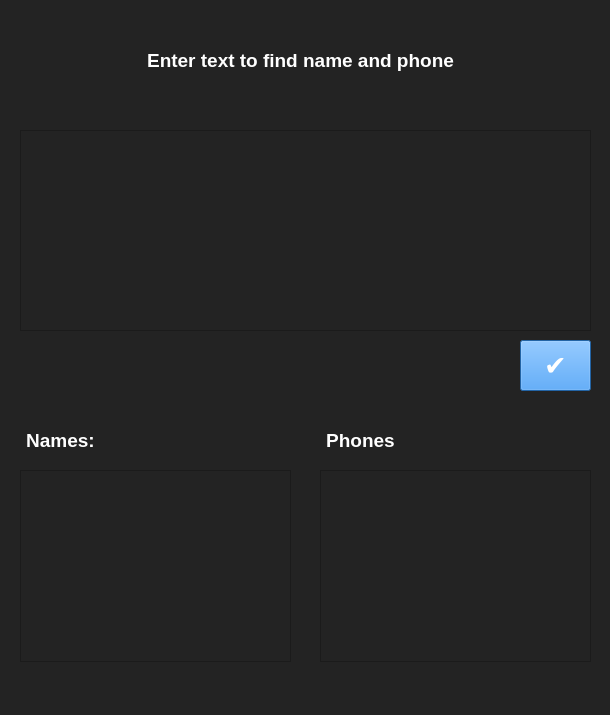
<?xml version="1.0" encoding="UTF-8"?>
<ui version="4.0">
 <class>Dialog</class>
 <widget class="QDialog" name="Dialog">
  <property name="geometry">
   <rect>
    <x>0</x>
    <y>0</y>
    <width>610</width>
    <height>715</height>
   </rect>
  </property>
  <property name="windowTitle">
   <string>Find Name and Phone</string>
  </property>
  <property name="styleSheet">
   <string notr="true">background-color:#232323</string>
  </property>
  <widget class="QTextBrowser" name="textBrowser">
   <property name="geometry">
    <rect>
     <x>20</x>
     <y>470</y>
     <width>271</width>
     <height>192</height>
    </rect>
   </property>
   <property name="font">
    <font>
     <pointsize>10</pointsize>
     <weight>75</weight>
     <bold>true</bold>
    </font>
   </property>
   <property name="styleSheet">
    <string notr="true">color:white</string>
   </property>
  </widget>
  <widget class="QTextEdit" name="textEdit">
   <property name="geometry">
    <rect>
     <x>20</x>
     <y>130</y>
     <width>571</width>
     <height>201</height>
    </rect>
   </property>
   <property name="font">
    <font>
     <pointsize>10</pointsize>
     <weight>75</weight>
     <bold>true</bold>
    </font>
   </property>
   <property name="styleSheet">
    <string notr="true">color:white</string>
   </property>
   <property name="html">
    <string>&lt;!DOCTYPE HTML PUBLIC &quot;-//W3C//DTD HTML 4.0//EN&quot; &quot;http://www.w3.org/TR/REC-html40/strict.dtd&quot;&gt;
&lt;html&gt;&lt;head&gt;&lt;meta name=&quot;qrichtext&quot; content=&quot;1&quot; /&gt;&lt;style type=&quot;text/css&quot;&gt;
p, li { white-space: pre-wrap; }
&lt;/style&gt;&lt;/head&gt;&lt;body style=&quot; font-family:'MS Shell Dlg 2'; font-size:10pt; font-weight:600; font-style:normal;&quot;&gt;
&lt;p style=&quot;-qt-paragraph-type:empty; margin-top:0px; margin-bottom:0px; margin-left:0px; margin-right:0px; -qt-block-indent:0; text-indent:0px; font-weight:400;&quot;&gt;&lt;br /&gt;&lt;/p&gt;&lt;/body&gt;&lt;/html&gt;</string>
   </property>
  </widget>
  <widget class="QTextBrowser" name="textBrowser_2">
   <property name="geometry">
    <rect>
     <x>320</x>
     <y>470</y>
     <width>271</width>
     <height>192</height>
    </rect>
   </property>
   <property name="font">
    <font>
     <pointsize>10</pointsize>
     <weight>75</weight>
     <bold>true</bold>
    </font>
   </property>
   <property name="styleSheet">
    <string notr="true">color:white</string>
   </property>
  </widget>
  <widget class="QLabel" name="label_6">
   <property name="geometry">
    <rect>
     <x>10</x>
     <y>40</y>
     <width>581</width>
     <height>41</height>
    </rect>
   </property>
   <property name="font">
    <font>
     <family>MS Shell Dlg 2</family>
     <pointsize>14</pointsize>
     <weight>75</weight>
     <italic>false</italic>
     <bold>true</bold>
     <underline>false</underline>
     <strikeout>false</strikeout>
     <kerning>true</kerning>
    </font>
   </property>
   <property name="styleSheet">
    <string notr="true">color:white;</string>
   </property>
   <property name="text">
    <string>Enter text to find name and phone</string>
   </property>
   <property name="alignment">
    <set>Qt::AlignCenter</set>
   </property>
  </widget>
  <widget class="QPushButton" name="pushButton_dox">
   <property name="geometry">
    <rect>
     <x>520</x>
     <y>340</y>
     <width>71</width>
     <height>51</height>
    </rect>
   </property>
   <property name="font">
    <font>
     <family>MS Shell Dlg 2</family>
     <pointsize>20</pointsize>
    </font>
   </property>
   <property name="cursor">
    <cursorShape>PointingHandCursor</cursorShape>
   </property>
   <property name="styleSheet">
    <string notr="true">background-color:#318CE7; color:white</string>
   </property>
   <property name="text">
    <string>✔</string>
   </property>
   <property name="checkable">
    <bool>false</bool>
   </property>
   <property name="autoDefault">
    <bool>false</bool>
   </property>
   <property name="default">
    <bool>false</bool>
   </property>
   <property name="flat">
    <bool>false</bool>
   </property>
  </widget>
  <widget class="QLabel" name="label_7">
   <property name="geometry">
    <rect>
     <x>20</x>
     <y>420</y>
     <width>81</width>
     <height>41</height>
    </rect>
   </property>
   <property name="font">
    <font>
     <family>MS Shell Dlg 2</family>
     <pointsize>14</pointsize>
     <weight>75</weight>
     <italic>false</italic>
     <bold>true</bold>
     <underline>false</underline>
     <strikeout>false</strikeout>
     <kerning>true</kerning>
    </font>
   </property>
   <property name="styleSheet">
    <string notr="true">color:white;</string>
   </property>
   <property name="text">
    <string>Names:</string>
   </property>
   <property name="alignment">
    <set>Qt::AlignCenter</set>
   </property>
  </widget>
  <widget class="QLabel" name="label_8">
   <property name="geometry">
    <rect>
     <x>320</x>
     <y>420</y>
     <width>81</width>
     <height>41</height>
    </rect>
   </property>
   <property name="font">
    <font>
     <family>MS Shell Dlg 2</family>
     <pointsize>14</pointsize>
     <weight>75</weight>
     <italic>false</italic>
     <bold>true</bold>
     <underline>false</underline>
     <strikeout>false</strikeout>
     <kerning>true</kerning>
    </font>
   </property>
   <property name="styleSheet">
    <string notr="true">color:white;</string>
   </property>
   <property name="text">
    <string>Phones</string>
   </property>
   <property name="alignment">
    <set>Qt::AlignCenter</set>
   </property>
  </widget>
  <widget class="QLabel" name="label_error3">
   <property name="geometry">
    <rect>
     <x>10</x>
     <y>680</y>
     <width>591</width>
     <height>21</height>
    </rect>
   </property>
   <property name="font">
    <font>
     <family>MS Shell Dlg 2</family>
     <pointsize>10</pointsize>
     <weight>75</weight>
     <italic>false</italic>
     <bold>true</bold>
     <underline>false</underline>
     <strikeout>false</strikeout>
     <kerning>true</kerning>
    </font>
   </property>
   <property name="styleSheet">
    <string notr="true">color:#EB4C42;</string>
   </property>
   <property name="text">
    <string/>
   </property>
   <property name="alignment">
    <set>Qt::AlignLeading|Qt::AlignLeft|Qt::AlignVCenter</set>
   </property>
  </widget>
 </widget>
 <resources/>
 <connections/>
</ui>
